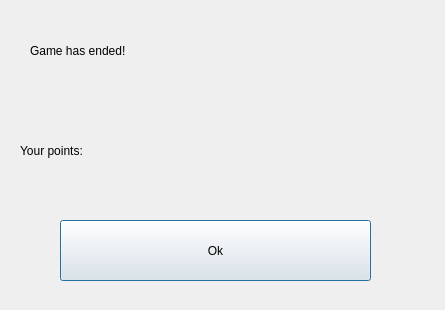
<?xml version="1.0" encoding="UTF-8"?>
<ui version="4.0">
 <class>EndDialog</class>
 <widget class="QDialog" name="EndDialog">
  <property name="geometry">
   <rect>
    <x>0</x>
    <y>0</y>
    <width>445</width>
    <height>310</height>
   </rect>
  </property>
  <property name="windowTitle">
   <string>Dialog</string>
  </property>
  <widget class="QLabel" name="endLbl">
   <property name="geometry">
    <rect>
     <x>30</x>
     <y>20</y>
     <width>351</width>
     <height>61</height>
    </rect>
   </property>
   <property name="styleSheet">
    <string notr="true">font: 18pt &quot;MS Shell Dlg 2&quot;;</string>
   </property>
   <property name="text">
    <string>Game has ended!</string>
   </property>
  </widget>
  <widget class="QPushButton" name="OkButton">
   <property name="geometry">
    <rect>
     <x>60</x>
     <y>220</y>
     <width>311</width>
     <height>61</height>
    </rect>
   </property>
   <property name="styleSheet">
    <string notr="true">font: 22pt &quot;MS Shell Dlg 2&quot;;</string>
   </property>
   <property name="text">
    <string>Ok</string>
   </property>
  </widget>
  <widget class="QWidget" name="">
   <property name="geometry">
    <rect>
     <x>20</x>
     <y>110</y>
     <width>391</width>
     <height>81</height>
    </rect>
   </property>
   <layout class="QHBoxLayout" name="horizontalLayout">
    <item>
     <widget class="QLabel" name="pointsTxt">
      <property name="styleSheet">
       <string notr="true">font: 18pt &quot;MS Shell Dlg 2&quot;;</string>
      </property>
      <property name="text">
       <string>Your points: </string>
      </property>
     </widget>
    </item>
    <item>
     <widget class="QLabel" name="pointsLbl">
      <property name="styleSheet">
       <string notr="true">font: 18pt &quot;MS Shell Dlg 2&quot;;</string>
      </property>
      <property name="text">
       <string/>
      </property>
     </widget>
    </item>
   </layout>
  </widget>
 </widget>
 <resources/>
 <connections/>
</ui>
